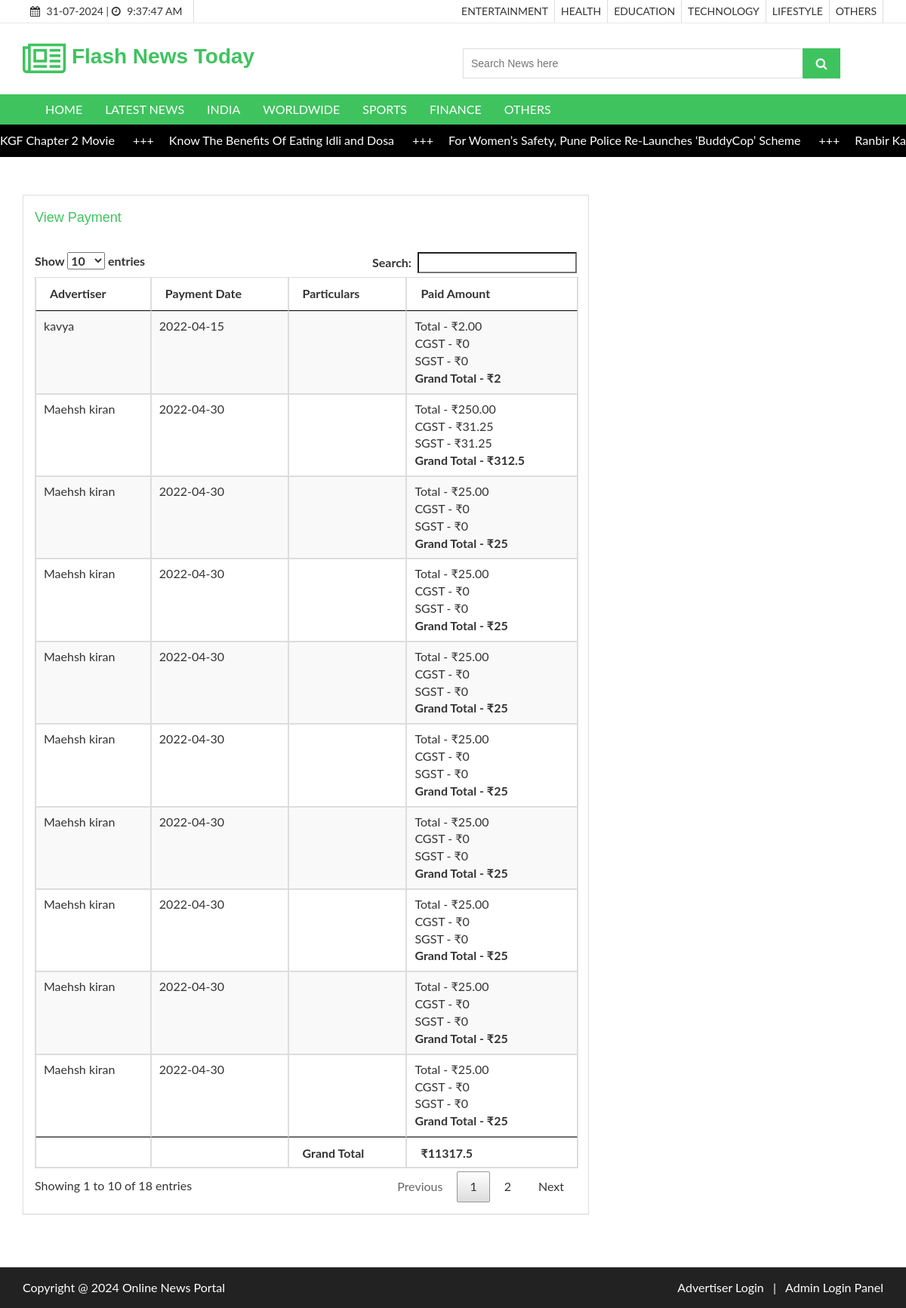
/viewpayment.php, run on the app's committed database.
### tables this page shows
CREATE TABLE `newscategory` (
  `newscategoryid` int(10) NOT NULL,
  `category` varchar(50) NOT NULL,
  `category_type` varchar(20) DEFAULT NULL,
  `description` text NOT NULL,
  `status` varchar(10) NOT NULL
);

CREATE TABLE `newscontent` (
  `newsid` int(10) NOT NULL,
  `newscategoryid` int(10) NOT NULL,
  `newstype` varchar(20) NOT NULL COMMENT 'ARticles or News',
  `newsdate` date NOT NULL,
  `title` varchar(255) NOT NULL,
  `newsdescription` text NOT NULL,
  `images` text NOT NULL,
  `publisheddate` date NOT NULL,
  `count_views` bigint(20) NOT NULL DEFAULT 0,
  `status` varchar(10) NOT NULL
);

CREATE TABLE `payment` (
  `paymentid` int(10) NOT NULL,
  `advertiserid` int(10) NOT NULL,
  `paymenttype` varchar(35) NOT NULL,
  `paidamt` float(10,2) NOT NULL,
  `cgst` float(10,2) NOT NULL,
  `sgst` float(10,2) NOT NULL,
  `paymentdate` date NOT NULL,
  `note` text NOT NULL,
  `status` varchar(10) NOT NULL,
  `transaction_type` varchar(35) NOT NULL
);

CREATE TABLE `advertiser` (
  `advertiserid` int(10) NOT NULL,
  `advertisername` varchar(50) NOT NULL,
  `emailid` varchar(50) NOT NULL,
  `password` varchar(100) NOT NULL,
  `address` text NOT NULL,
  `city` varchar(20) NOT NULL,
  `pincode` varchar(10) NOT NULL,
  `contactno` varchar(15) NOT NULL,
  `note` text NOT NULL,
  `status` varchar(10) NOT NULL
);

### viewpayment.php (the view, shortened to what this page needs)
<?php
include("header.php");
?>
  <section id="aa-catg-head-banner">
    <div class="aa-catg-head-banner-area">
     <div class="container">
      <div class="aa-catg-head-banner-content">
        <h2>Checkout Page</h2>
      </div>
     </div>
   </div>
  </section>
 <section id="checkout">
   <div class="container">
     <div class="row">
       <div class="col-md-12">
        <div class="checkout-area">
          <form action="" method="post">
            <div class="row">
              <div class="col-md-8">
                <div class="checkout-left">
                  <div class="panel-group" id="accordion">
<div class="panel panel-default aa-checkout-billaddress">
  <div class="panel-heading">
	<h4 class="panel-title">
	  <a  data-parent="#accordion" >
		View Payment
	  </a>
	</h4>
  </div>
  <div id="collapseThree">
	<div class="panel-body">
<table id="myTable"  class="table table-striped table-bordered">
	<thead>
		<tr>
			<th>Advertiser</th>
			<th>Payment Date</th>
			<th>Particulars</th>
			<th>Paid Amount</th>
		</tr>
	</thead>
	<tbody>
	<?php
	$sql= "SELECT payment.*,advertiser.*  FROM payment LEFT JOIN advertiser ON payment.advertiserid=advertiser.advertiserid WHERE payment.status!='' ";
	$totcollection = 0;
	$qsql = mysqli_query($con,$sql);
	while($rs = mysqli_fetch_array($qsql))
	{
		$totcollection = $totcollection +  $gtotal ;
		$cgst = ($rs['cgst'] * $rs['paidamt'])/100;
		$sgst = ($rs['sgst'] * $rs['paidamt'])/100;
		$gtotal = $rs['paidamt'] + ($cgst + $sgst);
		echo "<tr>
			<td>$rs[advertisername]</td>
			<td>$rs[paymentdate]</td>
			<td>$rs[transaction_type]</td>
			<td>Total  - ₹$rs[paidamt]<br>CGST - ₹$cgst<br>SGST - ₹$sgst <br><b>Grand Total - ₹$gtotal</b></td>
		</tr>";
	}
	?>
	</tbody>
	<tfoot>
		<tr>
			<th></th>
			<th></th>
			<th>Grand Total</th>
			<th> ₹<?php echo $totcollection; ?></th>
		</tr>
	</tfoot>
</table>
	</div>
  </div>
</div>
				   </div>
                </div>
              </div>
             </div>
          </form>
         </div>
       </div>
     </div>
   </div>
 </section>
 <?php
 include("footer.php");
 ?>

### header.php (shortened to what this page needs)
<?php
include("databaseconnection.php");
?>
<!DOCTYPE html>
<html lang="en">
  <head>
    <link href="css/font-awesome.css" rel="stylesheet">
    <link href="css/bootstrap.css" rel="stylesheet">
    <link href="css/jquery.smartmenus.bootstrap.css" rel="stylesheet">
    <link rel="stylesheet" type="text/css" href="css/jquery.simpleLens.css">
    <link rel="stylesheet" type="text/css" href="css/slick.css">
    <link rel="stylesheet" type="text/css" href="css/nouislider.css">
    <link id="switcher" href="css/theme-color/green-theme.css" rel="stylesheet">
    <link href="css/sequence-theme.modern-slide-in.css" rel="stylesheet" media="all">
    <link href="css/style.css" rel="stylesheet">
    <link href="css/jquery.dataTables.min.css" rel="stylesheet">
  </head>
  <body>
  <header id="aa-header">
    <div class="aa-header-top">
      <div class="container">
        <div class="row">
          <div class="col-md-12">
            <div class="aa-header-top-area">
              <div class="aa-header-top-left">
                <div class="cellphone hidden-xs">
                  <p><span class="fa fa-calendar"></span> <?php echo date("d-m-Y"); ?> |
                  <span class="fa fa-clock-o"></span> <span id="idclock"></span></p>
                </div>
              </div>
              <div class="aa-header-top-right">
                <ul class="aa-head-top-nav-right">
                  <?php
                    $sql = "SELECT * FROM newscategory WHERE status='Active' AND category_type='Article'";
                    $qsql= mysqli_query($con,$sql);
                    while($rs = mysqli_fetch_array($qsql))
                    {
                      echo "<li class='hidden-xs'><a href='displayarticle.php?newstype=Article&newscategoryid=$rs[newscategoryid]'>" . strtoupper($rs['category'])  . "</a></li>";
                    }
                  ?>
                </ul>
              </div>
            </div>
          </div>
        </div>
      </div>
    </div>
    <div class="aa-header-bottom">
      <div class="container">
        <div class="row">
          <div class="col-md-12">
            <div class="aa-header-bottom-area">
              <div class="aa-logo">
                <a href="index.php">
                  <span class="fa fa-newspaper-o"></span>
                  <div style="width:550px; ">&nbsp;<strong>Flash</strong> <strong> News </strong> <strong>Today</strong> </div>
                </a>
              </div>
              <div class="aa-search-box">
                <form action="searchnewsandarticles.php" method="get">
                  <input type="text" name="txtsearch" id="txtsearch" placeholder="Search News here ">
                  <button type="submit"><span class="fa fa-search"></span></button>
                </form>
              </div>
            </div>
          </div>
        </div>
      </div>
    </div>
  </header>
  <section id="menu">
    <div class="container">
      <div class="menu-area">
        <div class="navbar navbar-default" role="navigation">
          <div class="navbar-collapse collapse">
            <ul class="nav navbar-nav">
              <li><a href="index.php">HOME</a></li>
              <li><a href="displaylatestnews.php">LATEST NEWS</a></li>
          <?php
						$sql = "SELECT * FROM newscategory WHERE status='Active' AND category_type='News'";
						$qsql= mysqli_query($con,$sql);
						while($rs = mysqli_fetch_array($qsql))
						{
							echo "<li><a href='displayarticle.php?newstype=News&newscategoryid=$rs[newscategoryid]' >" . strtoupper($rs['category'])  . "</a></li>";
						}
					?>
            </ul>
          </div>
        </div>
      </div>
    </div>
  </section>
  <div class="marquee">
  <div class="marquee__item">
  <?php
  $sqlscroller= "SELECT newscontent.*,newscategory.category FROM newscontent LEFT JOIN newscategory ON newscontent.newscategoryid=newscategory.newscategoryid WHERE newscontent.status='Active' ";
  $sqlscroller = $sqlscroller . "  ORDER BY  newscontent.newsid DESC LIMIT 9";
	$qsqlscroller = mysqli_query($con,$sqlscroller);
	while($rsscroller = mysqli_fetch_array($qsqlscroller))
	{
    echo "<a style='color: white;' href='newsdetailed.php?newsid=$rsscroller[newsid]&newstype=$rsscroller[newstype]&newscategoryid=$rsscroller[newscategoryid]'>";
    echo $rsscroller['title'] . " <span class='marquee__seperator'>+++</span>";
    echo "</a>";
  }
  ?>
</div>
</div>

### css/theme-color/green-theme.css (style rules this page uses)
h2 { color: #3fc35f; }
#aa-header .aa-header-bottom .aa-header-bottom-area .aa-logo a > span { color: #3fc35f; }
#aa-header .aa-header-bottom .aa-header-bottom-area .aa-logo a strong { color: #3fc35f; }
#aa-header .aa-header-bottom .aa-header-bottom-area .aa-search-box button { background-color: #3fc35f; }
#menu { background-color: #3fc35f; }
#checkout .checkout-area .checkout-left .panel-group .panel-default .panel-heading .panel-title a { color: #3fc35f; }

### header.php (style rules this page uses)
.marquee { width: 100%; overflow: hidden; white-space: nowrap; }
.marquee__seperator { margin: 0 2rem; }
.marquee__item { display: inline-block; will-change: transform; -webkit-animation: marquee 50s linear infinite; animation: marquee 50s linear infinite; }
.marquee { background-color: black; padding: 1rem 0; color: #fff; }

### data on the page
newscategory: category "ENTERTAINMENT"
newscategory: category "HEALTH"
newscategory: category "EDUCATION"
newscategory: category "TECHNOLOGY"
newscategory: category "LIFESTYLE"
newscategory: category "OTHERS"
newscategory: category "INDIA"
newscategory: category "WORLDWIDE"
newscategory: category "SPORTS"
newscategory: category "FINANCE"
newscategory: category "OTHERS"
newscontent: title "KGF Chapter 2 Movie"
newscontent: title "Know The Benefits Of Eating Idli and Dosa"
newscontent: title "For Women’s Safety, Pune Police Re-Launches ‘BuddyCop’ Scheme"
newscontent: title "Ranbir…"
payment: advertiserid.advertisername "kavya", paymentdate "2022-04-15", paidamt "2.00", cgst "0", sgst "0", gtotal "2"
payment: advertiserid.advertisername "Maehsh kiran", paymentdate "2022-04-30", paidamt "250.00", cgst "31.25", sgst "31.25", gtotal "312.5"
payment: advertiserid.advertisername "Maehsh kiran", paymentdate "2022-04-30", paidamt "25.00", cgst "0", sgst "0", gtotal "25"
payment: advertiserid.advertisername "Maehsh kiran", paymentdate "2022-04-30", paidamt "25.00", cgst "0", sgst "0", gtotal "25"
payment: advertiserid.advertisername "Maehsh kiran", paymentdate "2022-04-30", paidamt "25.00", cgst "0", sgst "0", gtotal "25"
payment: advertiserid.advertisername "Maehsh kiran", paymentdate "2022-04-30", paidamt "25.00", cgst "0", sgst "0", gtotal "25"
payment: advertiserid.advertisername "Maehsh kiran", paymentdate "2022-04-30", paidamt "25.00", cgst "0", sgst "0", gtotal "25"
payment: advertiserid.advertisername "Maehsh kiran", paymentdate "2022-04-30", paidamt "25.00", cgst "0", sgst "0", gtotal "25"
payment: advertiserid.advertisername "Maehsh kiran", paymentdate "2022-04-30", paidamt "25.00", cgst "0", sgst "0", gtotal "25"
payment: advertiserid.advertisername "Maehsh kiran", paymentdate "2022-04-30", paidamt "25.00", cgst "0", sgst "0", gtotal "25"

### other printed values
$totcollection "11317.5"
